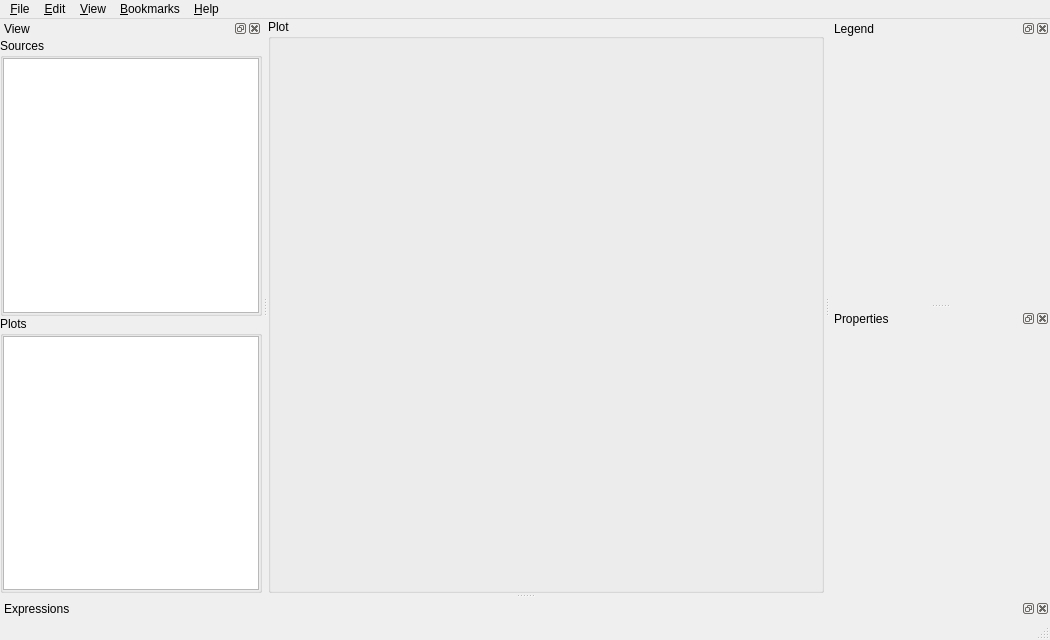
<?xml version="1.0" encoding="UTF-8"?>
<ui version="4.0">
 <class>OCurvesUI</class>
 <widget class="QMainWindow" name="OCurvesUI">
  <property name="geometry">
   <rect>
    <x>0</x>
    <y>0</y>
    <width>1050</width>
    <height>640</height>
   </rect>
  </property>
  <property name="acceptDrops">
   <bool>true</bool>
  </property>
  <property name="windowTitle">
   <string>Open Curves</string>
  </property>
  <widget class="QWidget" name="centralwidget">
   <layout class="QGridLayout" name="gridLayout_2">
    <property name="leftMargin">
     <number>0</number>
    </property>
    <property name="topMargin">
     <number>0</number>
    </property>
    <property name="rightMargin">
     <number>0</number>
    </property>
    <property name="bottomMargin">
     <number>0</number>
    </property>
    <item row="0" column="0">
     <widget class="QGroupBox" name="plotView">
      <property name="sizePolicy">
       <sizepolicy hsizetype="Expanding" vsizetype="Expanding">
        <horstretch>0</horstretch>
        <verstretch>0</verstretch>
       </sizepolicy>
      </property>
      <property name="minimumSize">
       <size>
        <width>200</width>
        <height>50</height>
       </size>
      </property>
      <property name="autoFillBackground">
       <bool>false</bool>
      </property>
      <property name="title">
       <string>Plot</string>
      </property>
      <layout class="QHBoxLayout" name="horizontalLayout_2">
       <property name="leftMargin">
        <number>0</number>
       </property>
       <property name="topMargin">
        <number>0</number>
       </property>
       <property name="rightMargin">
        <number>0</number>
       </property>
       <property name="bottomMargin">
        <number>0</number>
       </property>
      </layout>
     </widget>
    </item>
   </layout>
  </widget>
  <widget class="QMenuBar" name="menubar">
   <property name="geometry">
    <rect>
     <x>0</x>
     <y>0</y>
     <width>1050</width>
     <height>26</height>
    </rect>
   </property>
   <widget class="QMenu" name="menu_View">
    <property name="title">
     <string>&amp;View</string>
    </property>
    <widget class="QMenu" name="menu_Split">
     <property name="title">
      <string>&amp;Split</string>
     </property>
     <addaction name="actionSplitRemoveAll"/>
     <addaction name="actionSplitVertical"/>
     <addaction name="actionSplitHorizontal"/>
     <addaction name="actionSplitRemove"/>
    </widget>
    <addaction name="actionViewLegend"/>
    <addaction name="actionViewView"/>
    <addaction name="actionViewExpressions"/>
    <addaction name="actionProperties"/>
    <addaction name="menu_Split"/>
   </widget>
   <widget class="QMenu" name="menuFile">
    <property name="title">
     <string>&amp;File</string>
    </property>
    <addaction name="actionClear"/>
    <addaction name="actionOpen"/>
    <addaction name="actionConnect"/>
    <addaction name="actionReload"/>
    <addaction name="actionExit"/>
   </widget>
   <widget class="QMenu" name="menu_Edit">
    <property name="title">
     <string>&amp;Edit</string>
    </property>
    <addaction name="actionEditColours"/>
    <addaction name="actionCopyActiveView"/>
   </widget>
   <widget class="QMenu" name="menu_Bookmark">
    <property name="title">
     <string>&amp;Bookmarks</string>
    </property>
    <widget class="QMenu" name="menuSetBookmark">
     <property name="title">
      <string>&amp;Set Bookmark</string>
     </property>
    </widget>
    <widget class="QMenu" name="menuGotoBookmark">
     <property name="title">
      <string>&amp;Goto Bookmark</string>
     </property>
    </widget>
    <widget class="QMenu" name="menuClearBookmark">
     <property name="title">
      <string>&amp;Clear Bookmark</string>
     </property>
    </widget>
    <addaction name="menuSetBookmark"/>
    <addaction name="menuGotoBookmark"/>
    <addaction name="menuClearBookmark"/>
    <addaction name="actionClearBookmarks"/>
    <addaction name="separator"/>
    <addaction name="actionExportBookmarks"/>
    <addaction name="actionImportBookmarks"/>
    <addaction name="actionRestoreLastSession"/>
   </widget>
   <widget class="QMenu" name="menu_Help">
    <property name="title">
     <string>&amp;Help</string>
    </property>
    <addaction name="actionViewHelp"/>
    <addaction name="actionAbout"/>
   </widget>
   <addaction name="menuFile"/>
   <addaction name="menu_Edit"/>
   <addaction name="menu_View"/>
   <addaction name="menu_Bookmark"/>
   <addaction name="menu_Help"/>
  </widget>
  <widget class="QStatusBar" name="statusbar"/>
  <widget class="QDockWidget" name="viewDock">
   <property name="allowedAreas">
    <set>Qt::LeftDockWidgetArea|Qt::RightDockWidgetArea</set>
   </property>
   <property name="windowTitle">
    <string>View</string>
   </property>
   <attribute name="dockWidgetArea">
    <number>1</number>
   </attribute>
   <widget class="QWidget" name="dockWidgetContents">
    <layout class="QVBoxLayout" name="verticalLayout_4">
     <property name="spacing">
      <number>0</number>
     </property>
     <property name="leftMargin">
      <number>0</number>
     </property>
     <property name="topMargin">
      <number>0</number>
     </property>
     <property name="rightMargin">
      <number>0</number>
     </property>
     <property name="bottomMargin">
      <number>0</number>
     </property>
     <item>
      <widget class="QGroupBox" name="groupBox">
       <property name="sizePolicy">
        <sizepolicy hsizetype="MinimumExpanding" vsizetype="Preferred">
         <horstretch>0</horstretch>
         <verstretch>0</verstretch>
        </sizepolicy>
       </property>
       <property name="title">
        <string>Sources</string>
       </property>
       <layout class="QHBoxLayout" name="horizontalLayout">
        <property name="leftMargin">
         <number>0</number>
        </property>
        <property name="topMargin">
         <number>0</number>
        </property>
        <property name="rightMargin">
         <number>0</number>
        </property>
        <property name="bottomMargin">
         <number>0</number>
        </property>
        <item>
         <widget class="QListWidget" name="sourcesList">
          <property name="sizePolicy">
           <sizepolicy hsizetype="MinimumExpanding" vsizetype="Expanding">
            <horstretch>0</horstretch>
            <verstretch>0</verstretch>
           </sizepolicy>
          </property>
          <property name="contextMenuPolicy">
           <enum>Qt::CustomContextMenu</enum>
          </property>
          <property name="selectionMode">
           <enum>QAbstractItemView::MultiSelection</enum>
          </property>
         </widget>
        </item>
       </layout>
      </widget>
     </item>
     <item>
      <widget class="QGroupBox" name="groupBox_2">
       <property name="sizePolicy">
        <sizepolicy hsizetype="MinimumExpanding" vsizetype="Preferred">
         <horstretch>0</horstretch>
         <verstretch>0</verstretch>
        </sizepolicy>
       </property>
       <property name="title">
        <string>Plots</string>
       </property>
       <layout class="QVBoxLayout" name="verticalLayout">
        <property name="leftMargin">
         <number>0</number>
        </property>
        <property name="topMargin">
         <number>0</number>
        </property>
        <property name="rightMargin">
         <number>0</number>
        </property>
        <property name="bottomMargin">
         <number>0</number>
        </property>
        <item>
         <widget class="QListWidget" name="plotsList">
          <property name="sizePolicy">
           <sizepolicy hsizetype="MinimumExpanding" vsizetype="Expanding">
            <horstretch>0</horstretch>
            <verstretch>0</verstretch>
           </sizepolicy>
          </property>
          <property name="contextMenuPolicy">
           <enum>Qt::CustomContextMenu</enum>
          </property>
          <property name="selectionMode">
           <enum>QAbstractItemView::MultiSelection</enum>
          </property>
         </widget>
        </item>
       </layout>
      </widget>
     </item>
    </layout>
   </widget>
  </widget>
  <widget class="QDockWidget" name="legendDock">
   <property name="allowedAreas">
    <set>Qt::AllDockWidgetAreas</set>
   </property>
   <property name="windowTitle">
    <string>Legend</string>
   </property>
   <attribute name="dockWidgetArea">
    <number>2</number>
   </attribute>
   <widget class="QWidget" name="dockWidgetContents_2">
    <layout class="QVBoxLayout" name="verticalLayout_3">
     <property name="spacing">
      <number>0</number>
     </property>
     <property name="leftMargin">
      <number>0</number>
     </property>
     <property name="topMargin">
      <number>0</number>
     </property>
     <property name="rightMargin">
      <number>0</number>
     </property>
     <property name="bottomMargin">
      <number>0</number>
     </property>
     <item>
      <widget class="QWidget" name="legendPlaceholder" native="true">
       <property name="minimumSize">
        <size>
         <width>220</width>
         <height>0</height>
        </size>
       </property>
      </widget>
     </item>
    </layout>
   </widget>
  </widget>
  <widget class="QDockWidget" name="expressionsDock">
   <property name="allowedAreas">
    <set>Qt::BottomDockWidgetArea|Qt::TopDockWidgetArea</set>
   </property>
   <property name="windowTitle">
    <string>Expressions</string>
   </property>
   <attribute name="dockWidgetArea">
    <number>8</number>
   </attribute>
   <widget class="QWidget" name="dockWidgetContents_3">
    <layout class="QHBoxLayout" name="horizontalLayout_3">
     <property name="leftMargin">
      <number>0</number>
     </property>
     <property name="topMargin">
      <number>0</number>
     </property>
     <property name="rightMargin">
      <number>0</number>
     </property>
     <property name="bottomMargin">
      <number>0</number>
     </property>
    </layout>
   </widget>
  </widget>
  <widget class="QDockWidget" name="propertiesDock">
   <property name="allowedAreas">
    <set>Qt::LeftDockWidgetArea|Qt::RightDockWidgetArea</set>
   </property>
   <property name="windowTitle">
    <string>Properties</string>
   </property>
   <attribute name="dockWidgetArea">
    <number>2</number>
   </attribute>
   <widget class="QWidget" name="dockWidgetContents_4">
    <layout class="QVBoxLayout" name="verticalLayout_2">
     <property name="spacing">
      <number>0</number>
     </property>
     <property name="leftMargin">
      <number>0</number>
     </property>
     <property name="topMargin">
      <number>0</number>
     </property>
     <property name="rightMargin">
      <number>0</number>
     </property>
     <property name="bottomMargin">
      <number>0</number>
     </property>
    </layout>
   </widget>
  </widget>
  <action name="actionViewLegend">
   <property name="checkable">
    <bool>true</bool>
   </property>
   <property name="text">
    <string>&amp;Legend</string>
   </property>
   <property name="shortcut">
    <string>Ctrl+G</string>
   </property>
  </action>
  <action name="actionViewView">
   <property name="checkable">
    <bool>true</bool>
   </property>
   <property name="text">
    <string>&amp;View</string>
   </property>
   <property name="shortcut">
    <string>Ctrl+P</string>
   </property>
  </action>
  <action name="actionOpen">
   <property name="icon">
    <iconset resource="../ocurves.qrc">
     <normaloff>:/icons/open.png</normaloff>:/icons/open.png</iconset>
   </property>
   <property name="text">
    <string>&amp;Open</string>
   </property>
   <property name="toolTip">
    <string>Open data files</string>
   </property>
   <property name="shortcut">
    <string>Ctrl+O</string>
   </property>
  </action>
  <action name="actionEditColours">
   <property name="text">
    <string>Co&amp;lours</string>
   </property>
   <property name="toolTip">
    <string>Edit Colours</string>
   </property>
   <property name="shortcut">
    <string>Ctrl+L</string>
   </property>
  </action>
  <action name="actionExit">
   <property name="text">
    <string>E&amp;xit</string>
   </property>
   <property name="toolTip">
    <string>Exit Open Curves</string>
   </property>
   <property name="shortcut">
    <string>Ctrl+X</string>
   </property>
  </action>
  <action name="actionClear">
   <property name="icon">
    <iconset resource="../ocurves.qrc">
     <normaloff>:/icons/clear.png</normaloff>:/icons/clear.png</iconset>
   </property>
   <property name="text">
    <string>&amp;Clear</string>
   </property>
   <property name="toolTip">
    <string>Clear loaded plots</string>
   </property>
   <property name="shortcut">
    <string>Ctrl+N</string>
   </property>
  </action>
  <action name="actionConnect">
   <property name="icon">
    <iconset resource="../ocurves.qrc">
     <normaloff>:/icons/connect.png</normaloff>:/icons/connect.png</iconset>
   </property>
   <property name="text">
    <string>Connec&amp;t</string>
   </property>
   <property name="toolTip">
    <string>Connect to realtime port</string>
   </property>
   <property name="shortcut">
    <string>Ctrl+T</string>
   </property>
  </action>
  <action name="actionReload">
   <property name="icon">
    <iconset resource="../ocurves.qrc">
     <normaloff>:/icons/reload.png</normaloff>:/icons/reload.png</iconset>
   </property>
   <property name="text">
    <string>&amp;Reload</string>
   </property>
   <property name="shortcut">
    <string>F5</string>
   </property>
  </action>
  <action name="actionViewExpressions">
   <property name="checkable">
    <bool>true</bool>
   </property>
   <property name="text">
    <string>&amp;Expressions</string>
   </property>
   <property name="shortcut">
    <string>Ctrl+X</string>
   </property>
  </action>
  <action name="actionSplitHorizontal">
   <property name="text">
    <string>Split &amp;Horizontally</string>
   </property>
   <property name="toolTip">
    <string>Split the current plot view horizontally</string>
   </property>
   <property name="shortcut">
    <string>Ctrl+E, 3</string>
   </property>
  </action>
  <action name="actionSplitVertical">
   <property name="text">
    <string>Split &amp;Vertically</string>
   </property>
   <property name="toolTip">
    <string>Spit the current view vertically</string>
   </property>
   <property name="shortcut">
    <string>Ctrl+E, 2</string>
   </property>
  </action>
  <action name="actionSplitRemove">
   <property name="text">
    <string>Remove &amp;Current Split</string>
   </property>
   <property name="toolTip">
    <string>Remove the current split view</string>
   </property>
   <property name="shortcut">
    <string>Ctrl+E, 0</string>
   </property>
  </action>
  <action name="actionSplitRemoveAll">
   <property name="text">
    <string>Remove &amp;All Splits</string>
   </property>
   <property name="toolTip">
    <string>Remove all splits, collapsing to the curent view</string>
   </property>
   <property name="shortcut">
    <string>Ctrl+E, 1</string>
   </property>
  </action>
  <action name="actionClearBookmarks">
   <property name="text">
    <string>Clear &amp;All Bookmarks</string>
   </property>
   <property name="toolTip">
    <string>Clear all bookmarks</string>
   </property>
  </action>
  <action name="actionProperties">
   <property name="checkable">
    <bool>true</bool>
   </property>
   <property name="text">
    <string>&amp;Properties</string>
   </property>
   <property name="toolTip">
    <string>Toggle curve properties</string>
   </property>
   <property name="shortcut">
    <string>F4</string>
   </property>
  </action>
  <action name="actionCopyActiveView">
   <property name="text">
    <string>&amp;Copy Active View</string>
   </property>
   <property name="shortcut">
    <string>Ctrl+C</string>
   </property>
  </action>
  <action name="actionExportBookmarks">
   <property name="text">
    <string>&amp;Export Bookmarks</string>
   </property>
  </action>
  <action name="actionImportBookmarks">
   <property name="text">
    <string>&amp;Import Bookmarks</string>
   </property>
  </action>
  <action name="actionRestoreLastSession">
   <property name="text">
    <string>&amp;Restore Last Session</string>
   </property>
   <property name="toolTip">
    <string>Restore the window to the last closed session.</string>
   </property>
  </action>
  <action name="actionViewHelp">
   <property name="text">
    <string>&amp;View Help</string>
   </property>
   <property name="shortcut">
    <string>F1</string>
   </property>
  </action>
  <action name="actionAbout">
   <property name="text">
    <string>&amp;About</string>
   </property>
   <property name="menuRole">
    <enum>QAction::AboutRole</enum>
   </property>
  </action>
 </widget>
 <resources>
  <include location="../ocurves.qrc"/>
 </resources>
 <connections>
  <connection>
   <sender>legendDock</sender>
   <signal>visibilityChanged(bool)</signal>
   <receiver>actionViewLegend</receiver>
   <slot>setChecked(bool)</slot>
   <hints>
    <hint type="sourcelabel">
     <x>1049</x>
     <y>336</y>
    </hint>
    <hint type="destinationlabel">
     <x>-1</x>
     <y>-1</y>
    </hint>
   </hints>
  </connection>
  <connection>
   <sender>viewDock</sender>
   <signal>visibilityChanged(bool)</signal>
   <receiver>actionViewView</receiver>
   <slot>setChecked(bool)</slot>
   <hints>
    <hint type="sourcelabel">
     <x>128</x>
     <y>310</y>
    </hint>
    <hint type="destinationlabel">
     <x>-1</x>
     <y>-1</y>
    </hint>
   </hints>
  </connection>
  <connection>
   <sender>actionViewLegend</sender>
   <signal>toggled(bool)</signal>
   <receiver>legendDock</receiver>
   <slot>setVisible(bool)</slot>
   <hints>
    <hint type="sourcelabel">
     <x>-1</x>
     <y>-1</y>
    </hint>
    <hint type="destinationlabel">
     <x>1049</x>
     <y>336</y>
    </hint>
   </hints>
  </connection>
  <connection>
   <sender>actionViewView</sender>
   <signal>toggled(bool)</signal>
   <receiver>viewDock</receiver>
   <slot>setVisible(bool)</slot>
   <hints>
    <hint type="sourcelabel">
     <x>-1</x>
     <y>-1</y>
    </hint>
    <hint type="destinationlabel">
     <x>128</x>
     <y>310</y>
    </hint>
   </hints>
  </connection>
  <connection>
   <sender>actionExit</sender>
   <signal>triggered()</signal>
   <receiver>OCurvesUI</receiver>
   <slot>close()</slot>
   <hints>
    <hint type="sourcelabel">
     <x>-1</x>
     <y>-1</y>
    </hint>
    <hint type="destinationlabel">
     <x>582</x>
     <y>387</y>
    </hint>
   </hints>
  </connection>
  <connection>
   <sender>actionViewExpressions</sender>
   <signal>triggered(bool)</signal>
   <receiver>expressionsDock</receiver>
   <slot>setVisible(bool)</slot>
   <hints>
    <hint type="sourcelabel">
     <x>-1</x>
     <y>-1</y>
    </hint>
    <hint type="destinationlabel">
     <x>524</x>
     <y>593</y>
    </hint>
   </hints>
  </connection>
  <connection>
   <sender>expressionsDock</sender>
   <signal>visibilityChanged(bool)</signal>
   <receiver>actionViewExpressions</receiver>
   <slot>setChecked(bool)</slot>
   <hints>
    <hint type="sourcelabel">
     <x>524</x>
     <y>593</y>
    </hint>
    <hint type="destinationlabel">
     <x>-1</x>
     <y>-1</y>
    </hint>
   </hints>
  </connection>
  <connection>
   <sender>propertiesDock</sender>
   <signal>visibilityChanged(bool)</signal>
   <receiver>actionProperties</receiver>
   <slot>setChecked(bool)</slot>
   <hints>
    <hint type="sourcelabel">
     <x>939</x>
     <y>529</y>
    </hint>
    <hint type="destinationlabel">
     <x>-1</x>
     <y>-1</y>
    </hint>
   </hints>
  </connection>
  <connection>
   <sender>actionProperties</sender>
   <signal>triggered(bool)</signal>
   <receiver>propertiesDock</receiver>
   <slot>setVisible(bool)</slot>
   <hints>
    <hint type="sourcelabel">
     <x>-1</x>
     <y>-1</y>
    </hint>
    <hint type="destinationlabel">
     <x>939</x>
     <y>529</y>
    </hint>
   </hints>
  </connection>
 </connections>
</ui>
